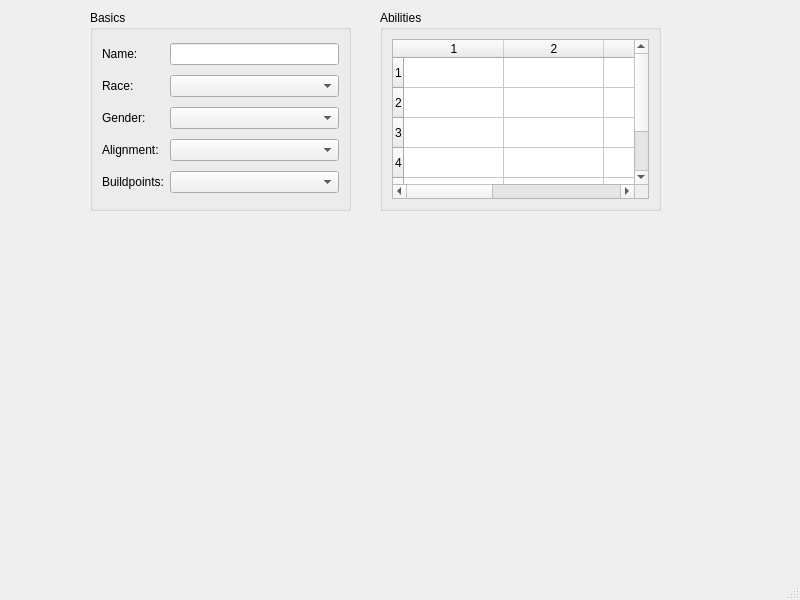
<ui version="4.0" >
 <class>MainWindow</class>
 <widget class="QMainWindow" name="MainWindow" >
  <property name="geometry" >
   <rect>
    <x>0</x>
    <y>0</y>
    <width>800</width>
    <height>600</height>
   </rect>
  </property>
  <property name="windowTitle" >
   <string>DDO Chargen</string>
  </property>
  <widget class="QWidget" name="centralwidget" >
   <widget class="QGroupBox" name="groupBox" >
    <property name="geometry" >
     <rect>
      <x>90</x>
      <y>10</y>
      <width>261</width>
      <height>201</height>
     </rect>
    </property>
    <property name="title" >
     <string>Basics</string>
    </property>
    <layout class="QGridLayout" >
     <item row="0" column="0" >
      <widget class="QLabel" name="label" >
       <property name="text" >
        <string>Name:</string>
       </property>
      </widget>
     </item>
     <item row="0" column="1" >
      <widget class="QLineEdit" name="name" />
     </item>
     <item row="1" column="0" >
      <widget class="QLabel" name="label_2" >
       <property name="text" >
        <string>Race:</string>
       </property>
      </widget>
     </item>
     <item row="1" column="1" >
      <widget class="QComboBox" name="race" />
     </item>
     <item row="2" column="0" >
      <widget class="QLabel" name="label_3" >
       <property name="text" >
        <string>Gender:</string>
       </property>
      </widget>
     </item>
     <item row="2" column="1" >
      <widget class="QComboBox" name="gender" />
     </item>
     <item row="3" column="0" >
      <widget class="QLabel" name="label_4" >
       <property name="text" >
        <string>Alignment:</string>
       </property>
      </widget>
     </item>
     <item row="3" column="1" >
      <widget class="QComboBox" name="alignment" />
     </item>
     <item row="4" column="0" >
      <widget class="QLabel" name="label_5" >
       <property name="text" >
        <string>Buildpoints:</string>
       </property>
      </widget>
     </item>
     <item row="4" column="1" >
      <widget class="QComboBox" name="buildpoints" />
     </item>
    </layout>
   </widget>
   <widget class="QGroupBox" name="gb" >
    <property name="geometry" >
     <rect>
      <x>380</x>
      <y>10</y>
      <width>281</width>
      <height>201</height>
     </rect>
    </property>
    <property name="title" >
     <string>Abilities</string>
    </property>
    <layout class="QGridLayout" >
     <item row="0" column="0" >
      <widget class="QTableWidget" name="abilities" >
       <property name="cornerButtonEnabled" >
        <bool>false</bool>
       </property>
       <property name="rowCount" >
        <number>6</number>
       </property>
       <property name="columnCount" >
        <number>5</number>
       </property>
       <row/>
       <row/>
       <row/>
       <row/>
       <row/>
       <row/>
       <column/>
       <column/>
       <column/>
       <column/>
       <column/>
      </widget>
     </item>
    </layout>
   </widget>
  </widget>
  <widget class="QMenuBar" name="menubar" >
   <property name="geometry" >
    <rect>
     <x>0</x>
     <y>0</y>
     <width>800</width>
     <height>22</height>
    </rect>
   </property>
  </widget>
  <widget class="QStatusBar" name="statusbar" />
 </widget>
 <resources/>
 <connections/>
</ui>
